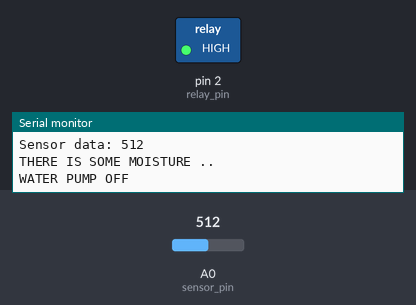
A sketch run on a simulated Arduino Uno, built with avr-gcc and run on an emulated ATmega328P. On the bench: switched loads named in the sketch (green lamp = pin HIGH), the last lines printed to the serial monitor. The inputs (shaded band) are chosen by the test bench; at power-on: A0 (sensor_pin) = 512.

Above: at 2.2 s.
2.3 s: A0 (sensor_pin) set to 582
4.2 s: A0 (sensor_pin) set to 609
At 6.1 s:
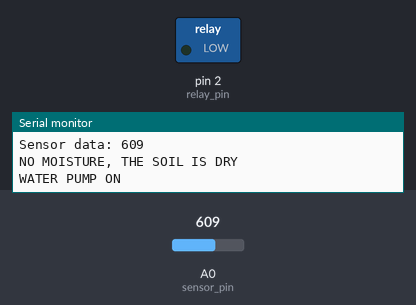
6.6 s: A0 (sensor_pin) set to 590
At 8.3 s:
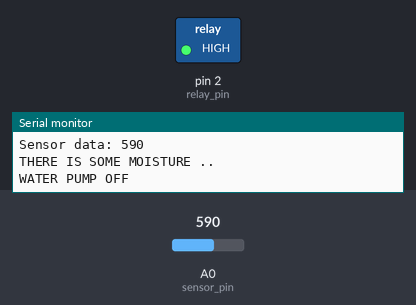
8.6 s: A0 (sensor_pin) set to 610
At 10.6 s:
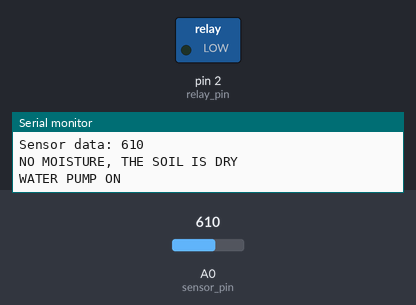
Timing chart, 0 to 11.7 s (numbered marks = the images above; inputs shaded):
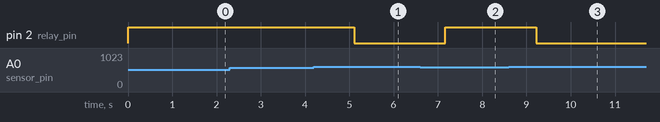

The sketch:

Irrigation_System.ino
```cpp
// setup() function runs once when the Arduino board is powered on or reset, used for initialization tasks.
// loop()  continuously repeats the code inside it, allowing  Arduino to perform its intended tasks.
// pinMode() function is used to configure a specific digital pin on the Arduino  as either an input or an output.


const int sensor_pin = A0; // connect the soil moisture sensor to this analog pin
const int relay_pin = 2;   // connect the relay module to control the water pump to this digital pin

void setup() {
 // Serial.flush();
  digitalWrite(relay_pin,HIGH);  // initiliaze the water pump off
  Serial.begin(9600); // initialize the serial communication at a baud rate of 9600 bits per second ,determines the speed at which data is transmitted and received over the serial connection.
  pinMode(sensor_pin, INPUT); // set the sensor pin as an input for reading sensor data
  pinMode(relay_pin, OUTPUT); // set the relay pin as an output to control the water pump
  Serial.println("SET UP COMPLETE");
  delay(1000);
}

void loop() {
  //the microcontroller samples the voltage on the specified pin and converts it into a digital value between 0 and 1023 based on the 10-bit ADC.
  int sensor_data = analogRead(sensor_pin); // read the analog value from the soil moisture sensor
  float moisture_percentage = map(sensor_data, 666, 320, 0, 100); // scale or map a value from one range to another, used to convert a value to a percentage
  printMoisturePercentage(moisture_percentage);
  printAnalogValue(sensor_data);

  // categorize soil moisture levels based on sensor data
  if (sensor_data > 600) {
    Serial.println("NO MOISTURE, THE SOIL IS DRY");
    digitalWrite(relay_pin, LOW);
    Serial.println("WATER PUMP ON");
  } else if (sensor_data >= 430 && sensor_data <= 600) {
    Serial.println("THERE IS SOME MOISTURE ..");
    digitalWrite(relay_pin, HIGH);
    Serial.println("WATER PUMP OFF");
  } else if (sensor_data < 450) {
    Serial.println("SOIL IS WET");
    digitalWrite(relay_pin, HIGH);
    Serial.println("WATER PUMP OFF");
  }

  delay(1000); // delay for readability
}
/*
void printMoisturePercentage(int sensor_data) {
  float moisture_percentage;
  moisture_percentage = 100.0 - ((sensor_data / 1023.0) * 100.0); // calculate the moisture percentage based on sensor data
  Serial.print("Moisture Percentage = ");
  Serial.print(moisture_percentage, 2);
  Serial.println("%");
}*/
void printMoisturePercentage(float percentage){
  Serial.print("Moisture Percentage: ");
  Serial.println(percentage);

}

void printAnalogValue(int sensor_data) {
  Serial.print("Sensor data: ");
  Serial.println(sensor_data);
}
```

Measured:
- the behaviour switches between 600 and 601 on A0 (sensor_pin) (found by bisection; images 0 and 1)
- after the input at 4.2 s, pin 2 (relay_pin): HIGH → LOW after 0.91 s
- after the input at 6.6 s, pin 2 (relay_pin): LOW → HIGH after 0.56 s
- after the input at 8.6 s, pin 2 (relay_pin): HIGH → LOW after 0.62 s
